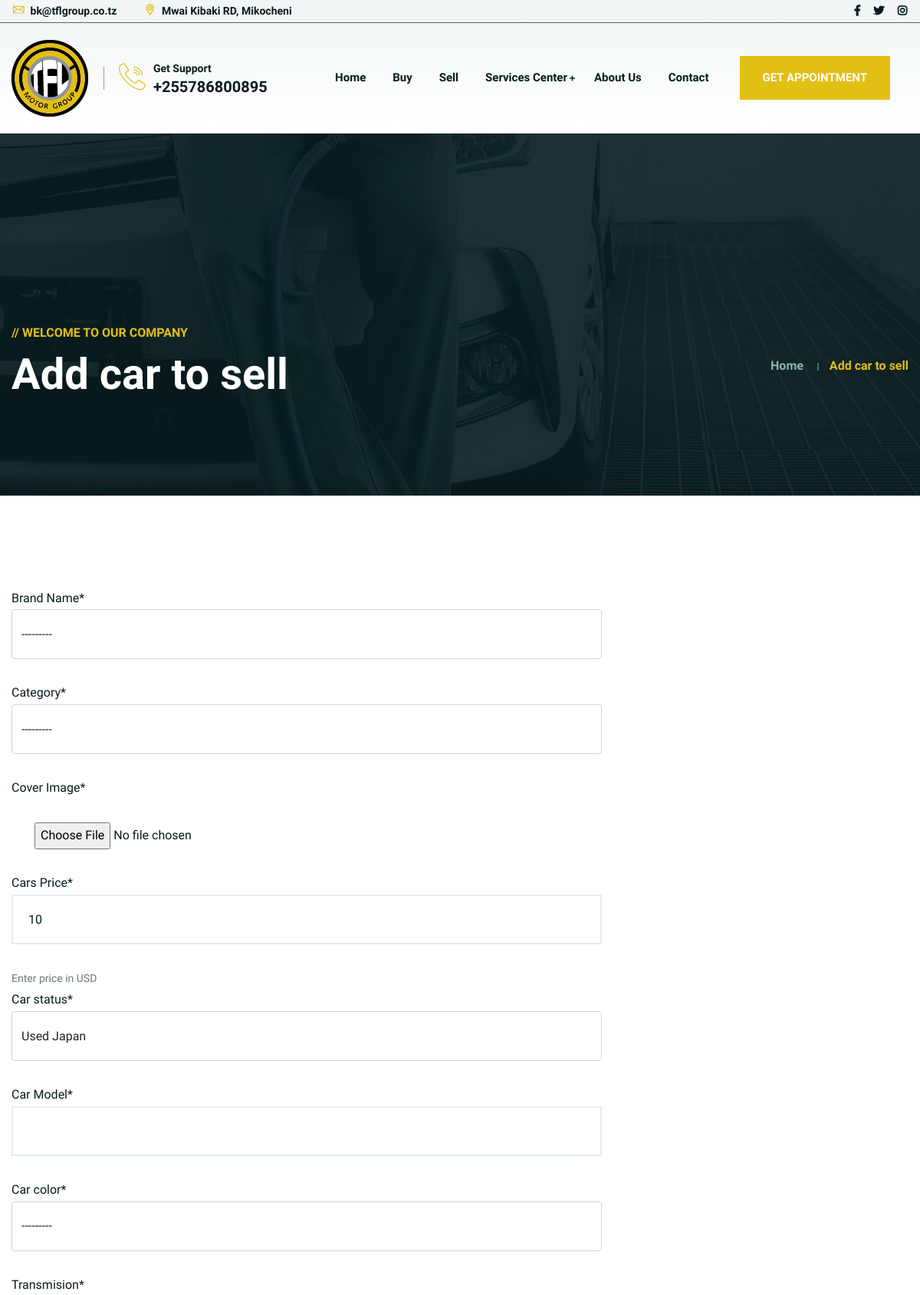
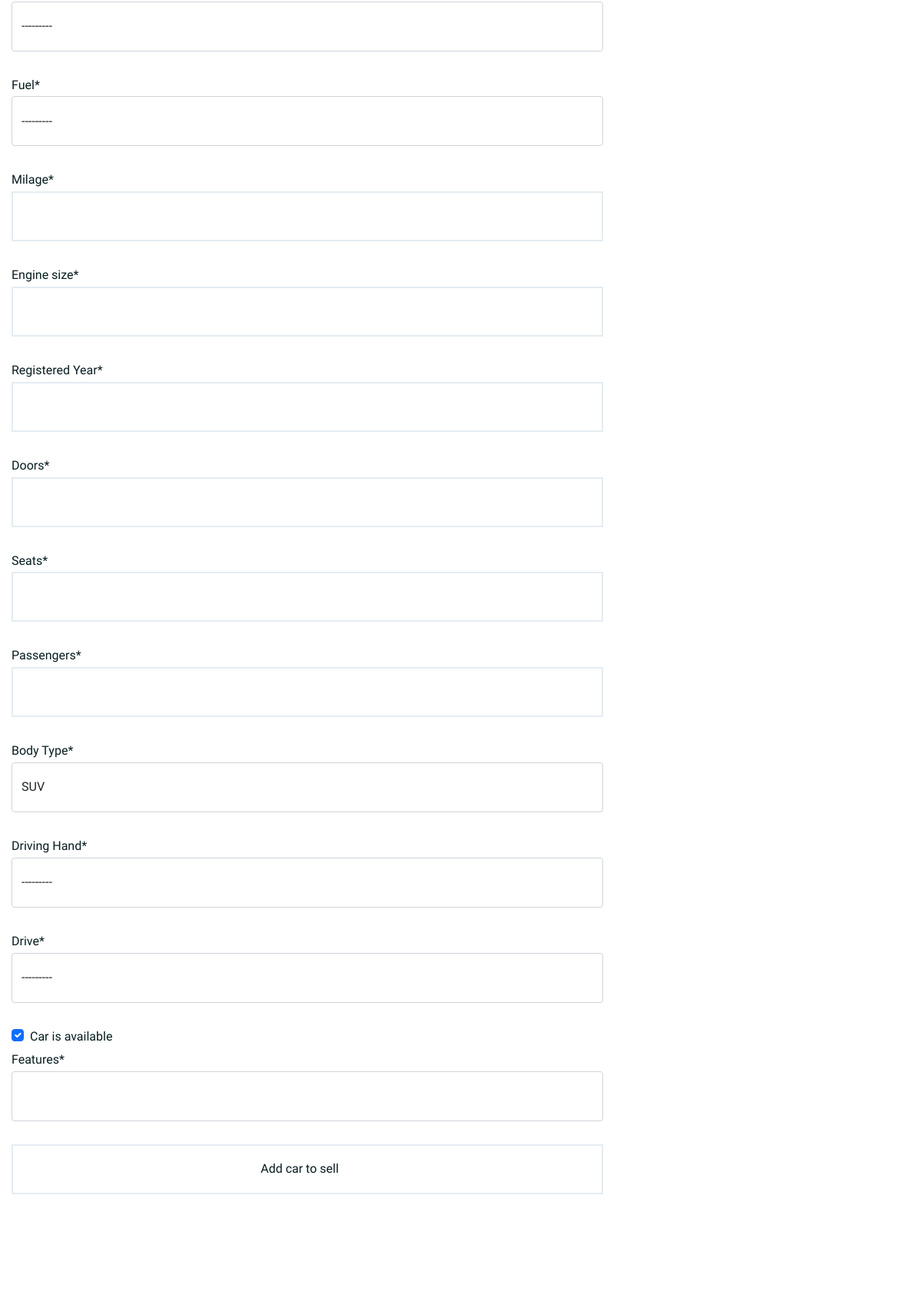
Before: /buy/add/ (upper part) with the older database file (2 pictures, top to bottom).
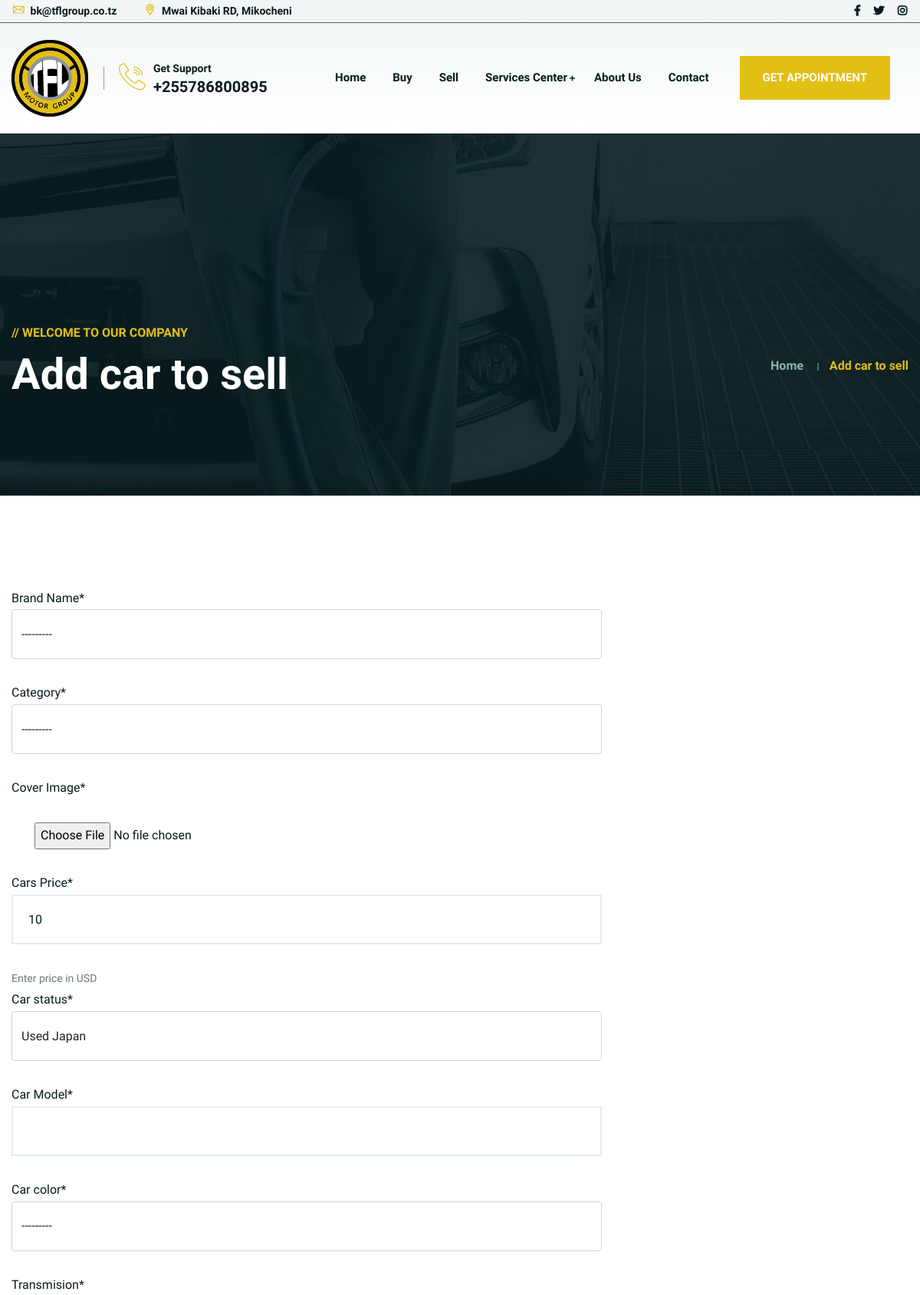
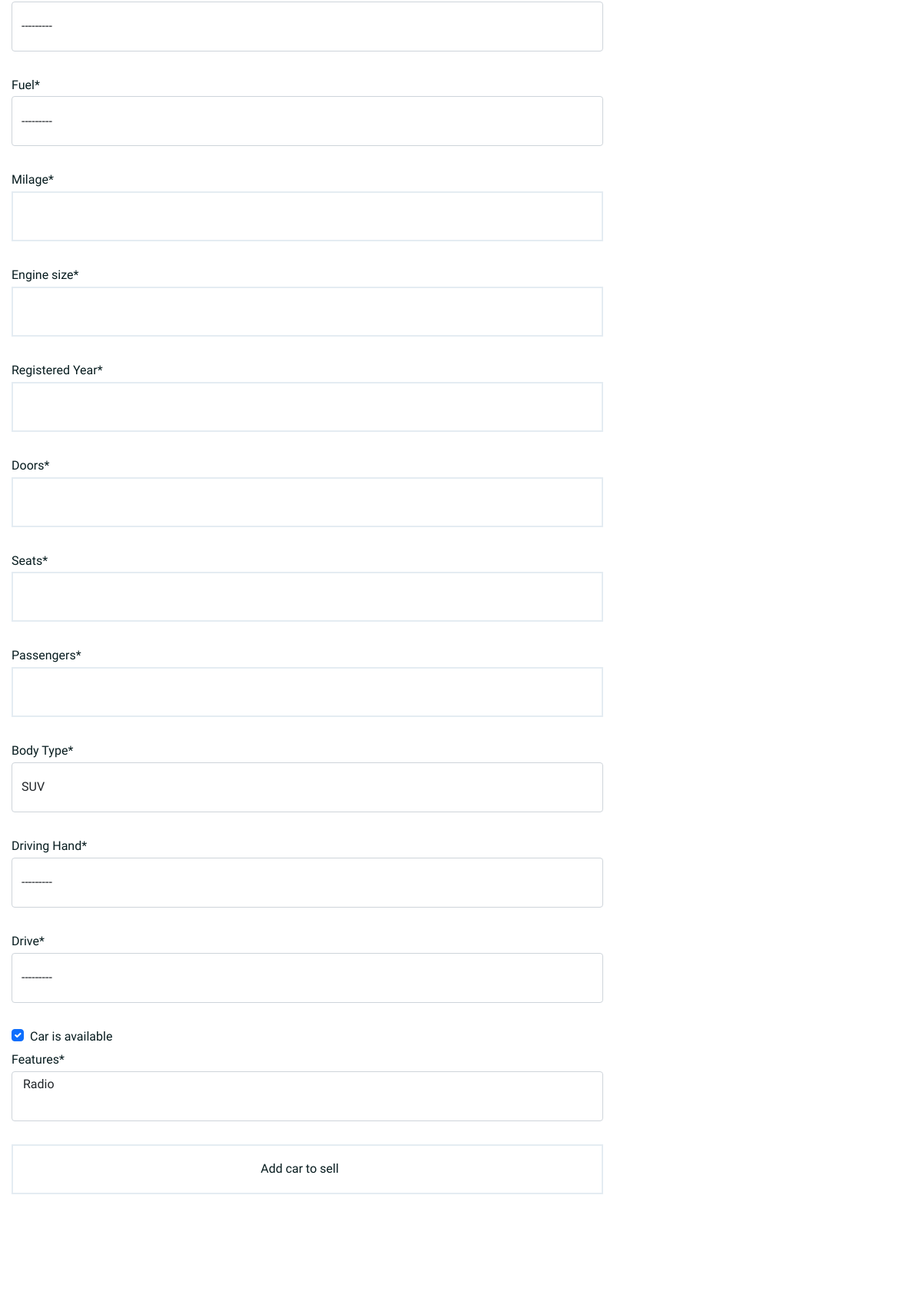
After: the same page with the newer database file (2 pictures, top to bottom).
### buyacar/models.py (models this page shows, shortened)
class CarModel(models.Model):
    brand = models.CharField(max_length=120,verbose_name=_("car brand name"))
    logo = models.ImageField(upload_to = 'car/logo/',help_text="Height and width must be 100px x 100px")
    slug = models.SlugField(_("slug"),editable=False,blank=True,null=True)
    class Meta:
        verbose_name = _("Car Brand")
        verbose_name_plural = _("Car Brands")
    def __str__(self):
        return self.brand

class CarColor(models.Model):
    color = models.CharField(verbose_name=_("Car Color"),max_length=30)
    slug = models.SlugField(_("slug"),editable=False,blank=True,null=True)
    def __str__(self):
        return self.color

### buyacar/views.py (the view)
# urls.py: path('add/',views.SellingCreateView.as_view(),name="create"),
class SellingCreateView(CreateView):
    model = BuyACar
    template_name = "buy/create.html"
    form_class = SellingCarForm

### buyacar/forms.py
class SellingCarForm(forms.ModelForm):
    class Meta:
        model = BuyACar
        fields = '__all__'

### buyacar/models.py (called while the page is built)
    def __str__(self):
        return self.feature

    def __str__(self):
        return self.name

### templates/buy/create.html
{% extends 'pages/base.html' %}
{% load static %}
{% load crispy_forms_tags %}
{% block contents %}
<div class="ltn__breadcrumb-area ltn__breadcrumb-area-2 ltn__breadcrumb-color-white bg-overlay-theme-black-90 bg-image"
    data-bs-bg="{% static 'img/bg/5.jpg' %}">
    <div class="container">
        <div class="row">
            <div class="col-lg-12">
                <div class="ltn__breadcrumb-inner ltn__breadcrumb-inner-2 justify-content-between">
                    <div class="section-title-area ltn__section-title-2">
                        <h6 class="section-subtitle ltn__secondary-color">// Welcome to our company</h6>
                        <h1 class="section-title white-color">Add car to sell</h1>
                    </div>
                    <div class="ltn__breadcrumb-list">
                        <ul>
                            <li><a href="{% url 'page:home' %}">Home</a></li>
                            <li>Add car to sell</li>
                        </ul>
                    </div>
                </div>
            </div>
        </div>
    </div>
</div>
<div class="pb-120">
    <div class="container">
        <div class="row">
            <div class="col-lg-8">
                <form action="" method="post" enctype="multipart/form-data">
                    {{form|crispy }}
                    <input type="submit" value="Add car to sell">
                </form>
            </div>
        </div>
    </div>
</div>
{% endblock contents %}

Changed rows visible on the page:
added CarModel: brand "---------"
added CarColor: color "---------"
Other visible differences:
form field features: (not shown) → "Radio"
form field brand: "---------" → (not shown)
form field color: "---------" → (not shown)
